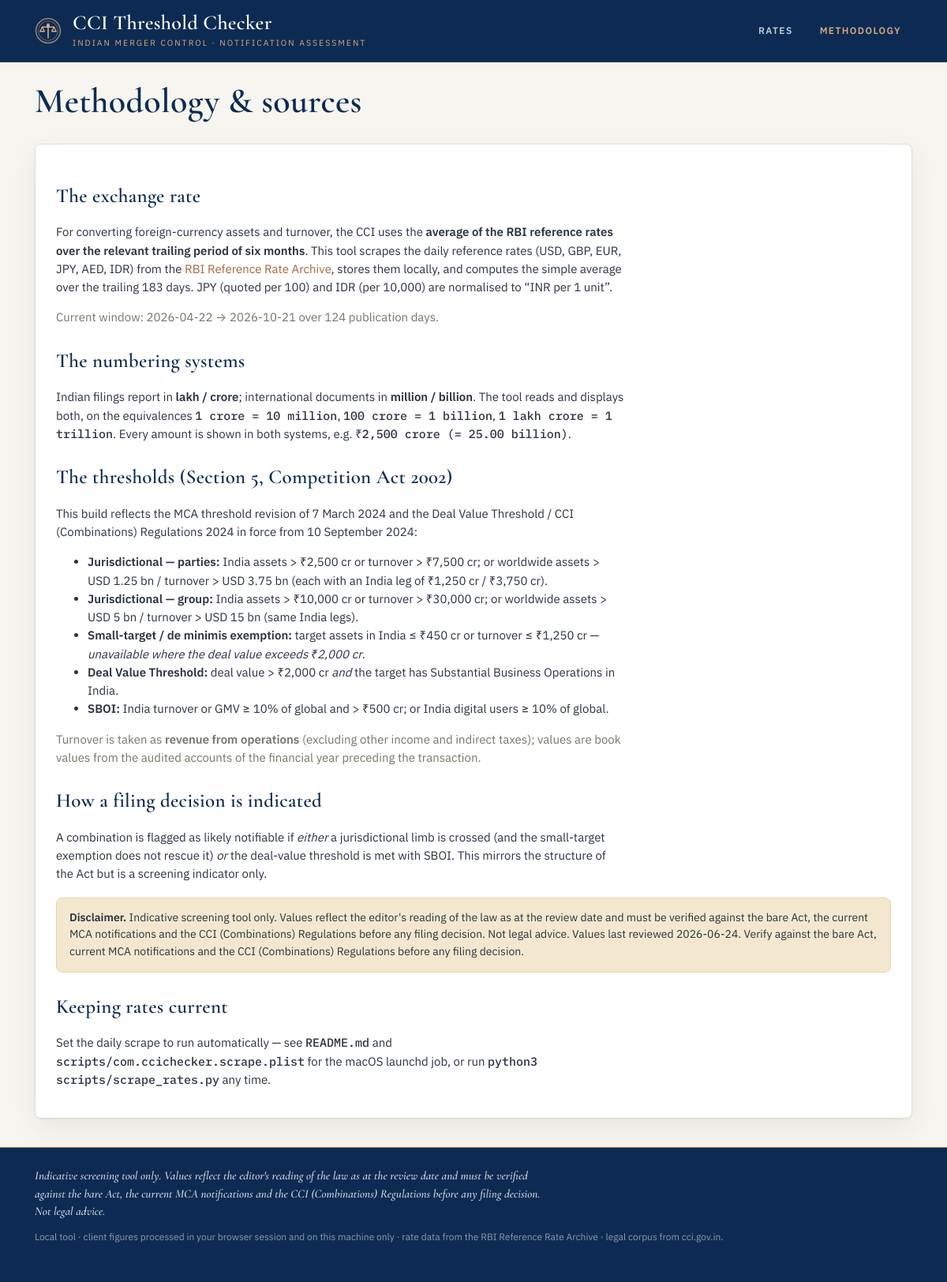
Before: /about with the older database file.
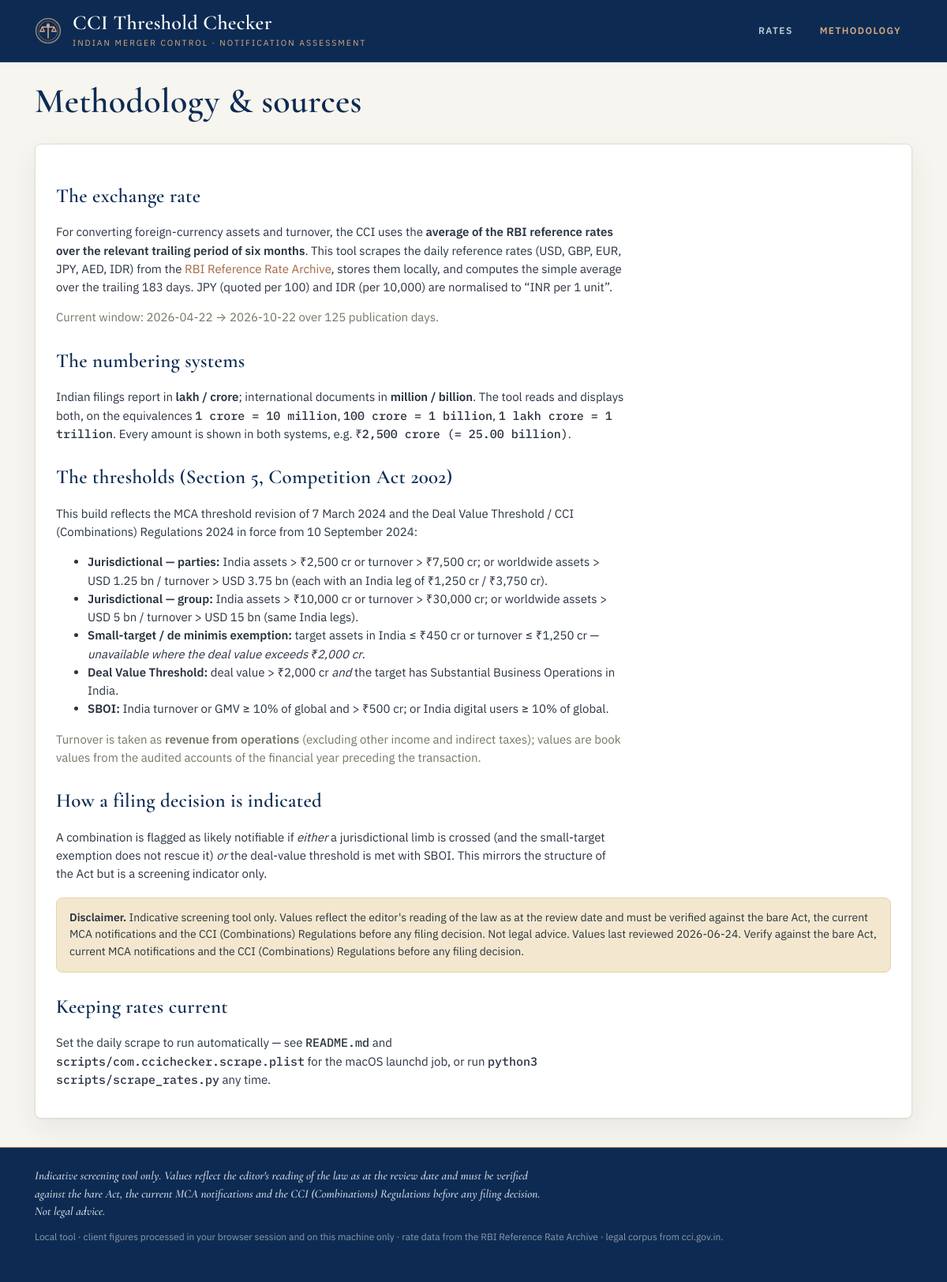
After: the same page with the newer database file.
### tables this page shows
CREATE TABLE rates (
                date       TEXT PRIMARY KEY,   -- ISO yyyy-mm-dd
                usd REAL, gbp REAL, eur REAL, jpy REAL, aed REAL, idr REAL,
                source     TEXT,
                fetched_at TEXT
            );

### app.py (the view)
@app.route("/about")
def about():
    avg, cfg = _avg()
    return render_template("about.html", avg=avg, cfg=cfg)

### app.py (called while the page is built)
def _avg(as_of=None):
    cfg = th.load_config()
    window = int(cfg["meta"].get("fx_window_days", 183))
    return rates_mod.compute_average(window, as_of=as_of), cfg

@app.context_processor
def inject_globals():
    cfg = th.load_config()
    return {
        "fmt_dual": N.format_dual,
        "fmt_indian": N.format_indian,
        "fmt_western": N.format_western,
        "meta": cfg["meta"],
        "last_scrape_at": db.get_meta("last_scrape_at"),
    }

### core/db.py (called while the page is built)
def _conn():
    os.makedirs(DATA_DIR, exist_ok=True)
    c = sqlite3.connect(DB_PATH)
    c.row_factory = sqlite3.Row
    return c

def get_rates_between(start_iso, end_iso):
    with _conn() as c:
        cur = c.execute(
            "SELECT * FROM rates WHERE date >= ? AND date <= ? ORDER BY date ASC",
            (start_iso, end_iso),
        )
        return [dict(r) for r in cur.fetchall()]

def get_meta(key, default=None):
    with _conn() as c:
        cur = c.execute("SELECT value FROM meta WHERE key=?", (key,))
        row = cur.fetchone()
        return row["value"] if row else default

### core/rates.py (called while the page is built, shortened)
def _as_date(v):
    if v is None:
        return None

### templates/about.html
{% extends "base.html" %}
{% block content %}
<section class="hero compact">
  <h1>Methodology &amp; sources</h1>
</section>
<section class="card prose">
  <h2>The exchange rate</h2>
  <p>For converting foreign-currency assets and turnover, the CCI uses the <strong>average of the RBI reference rates over the relevant trailing period of six months</strong>. This tool scrapes the daily reference rates (USD, GBP, EUR, JPY, AED, IDR) from the
    <a href="https://www.rbi.org.in/scripts/referenceratearchive.aspx" target="_blank" rel="noopener">RBI Reference Rate Archive</a>,
    stores them locally, and computes the simple average over the trailing {{ meta.fx_window_days }} days. JPY (quoted per 100) and IDR (per 10,000) are normalised to “INR per 1 unit”.</p>
  {% if avg.has_data %}
  <p class="muted">Current window: {{ avg["from"] }} → {{ avg["to"] }} over {{ avg.n_days }} publication days.</p>
  {% endif %}
  <h2>The numbering systems</h2>
  <p>Indian filings report in <strong>lakh / crore</strong>; international documents in <strong>million / billion</strong>. The tool reads and displays both, on the equivalences
    <span class="mono">1 crore = 10 million</span>, <span class="mono">100 crore = 1 billion</span>, <span class="mono">1 lakh crore = 1 trillion</span>. Every amount is shown in both systems, e.g. <span class="mono">₹2,500 crore (= 25.00 billion)</span>.</p>
  <h2>The thresholds (Section 5, Competition Act 2002)</h2>
  <p>This build reflects the MCA threshold revision of 7 March 2024 and the Deal Value Threshold / CCI (Combinations) Regulations 2024 in force from 10 September 2024:</p>
  <ul>
    <li><strong>Jurisdictional — parties:</strong> India assets &gt; ₹2,500 cr or turnover &gt; ₹7,500 cr; or worldwide assets &gt; USD 1.25 bn / turnover &gt; USD 3.75 bn (each with an India leg of ₹1,250 cr / ₹3,750 cr).</li>
    <li><strong>Jurisdictional — group:</strong> India assets &gt; ₹10,000 cr or turnover &gt; ₹30,000 cr; or worldwide assets &gt; USD 5 bn / turnover &gt; USD 15 bn (same India legs).</li>
    <li><strong>Small-target / de minimis exemption:</strong> target assets in India ≤ ₹450 cr or turnover ≤ ₹1,250 cr — <em>unavailable where the deal value exceeds ₹2,000 cr</em>.</li>
    <li><strong>Deal Value Threshold:</strong> deal value &gt; ₹2,000 cr <em>and</em> the target has Substantial Business Operations in India.</li>
    <li><strong>SBOI:</strong> India turnover or GMV ≥ 10% of global and &gt; ₹500 cr; or India digital users ≥ 10% of global.</li>
  </ul>
  <p class="muted">Turnover is taken as <strong>revenue from operations</strong> (excluding other income and indirect taxes); values are book values from the audited accounts of the financial year preceding the transaction.</p>
  <h2>How a filing decision is indicated</h2>
  <p>A combination is flagged as likely notifiable if <em>either</em> a jurisdictional limb is crossed (and the small-target exemption does not rescue it) <em>or</em> the deal-value threshold is met with SBOI. This mirrors the structure of the Act but is a screening indicator only.</p>
  <div class="callout">
    <strong>Disclaimer.</strong> {{ meta.disclaimer }} Values last reviewed {{ meta.last_reviewed }}. Verify against the bare Act, current MCA notifications and the CCI (Combinations) Regulations before any filing decision.
  </div>
  <h2>Keeping rates current</h2>
  <p>Set the daily scrape to run automatically — see <span class="mono">README.md</span> and <span class="mono">scripts/com.ccichecker.scrape.plist</span> for the macOS launchd job, or run <span class="mono">python3 scripts/scrape_rates.py</span> any time.</p>
</section>
{% endblock %}

Changed rows visible on the page:
no longer on this page (row edited): rates: to "2026-10-21"
added rates: to "2026-10-22"
Other visible differences:
{{ avg.n_days }}: "124" → "125"
